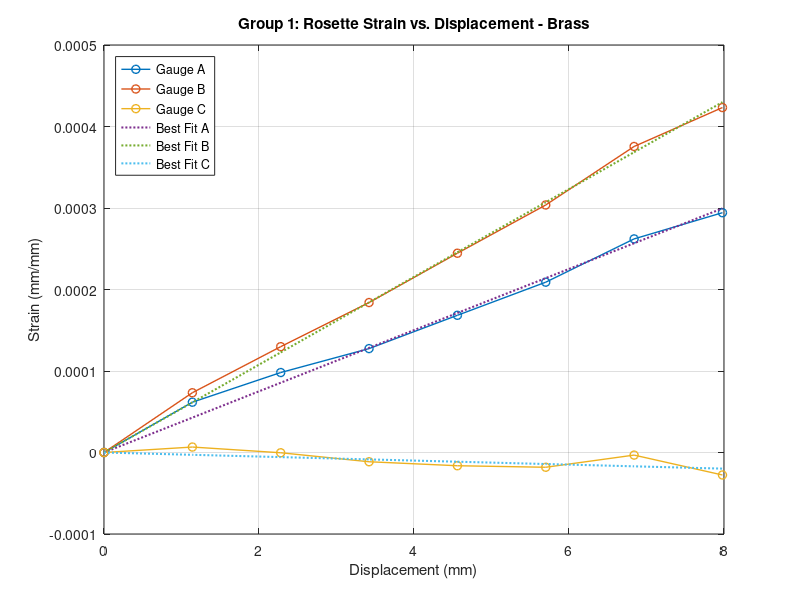

Here is the MATLAB script that generated this plot: (Note: this script raises an error after producing the figure.)
clear all, close all

% Import data from .mat file
data = load('lab2_group1_rosette.mat');
disp = data.disp'; % load displacement into array
strain = data.strain; % load strain into array
strainA = strain(:,1); strainB = strain(:,2); strainC = strain(:,3);

% Plot Strain vs. Displacement
plot(disp,[strainA,strainB,strainC],'-o','linewidth',1);
set(gcf,'Units','Normalized','OuterPosition',[0 0 1 1]); % expand window
xlabel('Displacement (mm)');
ylabel('Strain (mm/mm)');
title('Group 1: Rosette Strain vs. Displacement - Brass');
hold on, grid on

% Plot best-fit line
for i = 1:3 % loop through 3 strain data sets
    s(i) = disp\strain(:,i); % calculate slope of each line
    plot(disp,disp*(s(i)),':','linewidth',1.5); % plot best-fit lines
end
lgd1 = legend('Gauge A','Gauge B','Gauge C','Best Fit A','Best Fit B','Best Fit C','location','NorthWest');
lgd1.FontSize = 14; lgd1.FontName = 'Times New Roman';

% Calculate predicted strain (Pre-lab)
t = 0.135; % thickness of beam [in]; 3.42mm
w = 0.965; % width of beam [in]; 24.5mm
L = 9.941; % length of beam [in]; 25.25cm
l = 8.661; % length between gauge and micrometer [in]; 22cm
x = L - l; % x = L – l [in]
d = 8/25.4; % disp at tip [in]
epsilon = (3*(t/2)*(L-x)*d)/L^3; % compute predicted strain – same for 3 gauges

% Calculate measured strain at max disp using best fit line
% Slope of lines are already defined in Step 3: s(j) with j = 1, 2, 3 corresponds to slope A, B, C
sA = s(1)*8; % compute measured strain A at max disp 8mm based on best-fit line
sB = s(2)*8; % compute measured strain B at max disp 8mm based on best-fit line
sC = s(3)*8; % compute measured strain C at max disp 8mm based on best-fit line

% Compare the predicted strain (Pre-lab) and measured strain at max disp (best-fit line)
errorA = abs(100*(sA-epsilon)/epsilon); % calculate percent of difference for gauge A
errorB = abs(100*(sB-epsilon)/epsilon); % calculate percent of difference for gauge A
errorC = abs(100*(sC-epsilon)/epsilon); % calculate percent of difference for gauge A

txtA = ['\uparrow % Error Gauge A = ', num2str(errorA), ' %'];
txtB = ['% Error Gauge B = ', num2str(errorB), ' % \rightarrow '];
txtC = ['\downarrow % Error Gauge C = ', num2str(errorC), ' %'];

tA = text(4.56,0.000157,txtA); tA.FontSize = 14; tA.FontName = 'Times New Roman';
tB = text(1.7,0.000184,txtB); tB.FontSize = 14; tB.FontName = 'Times New Roman';
tC = text(4,0,txtC); tC.FontSize = 14; tC.FontName = 'Times New Roman';

% Calculate principal strains
ea = strain(:,1); % define strain of each gauge
eb = strain(:,2);
ec = strain(:,3);

% Calculate Mohr's circle parameters (Refer to Example 7-8 in textbook for rosette strain)
Gxy = 2*eb-(ea+ec); % shear strain
C = (ea+ec)/2; % average strain
R = sqrt(((ea-ec)/2).^2+(Gxy/2).^2); % radius of Mohr's circle
e1 = C + R; % principal strains
e2 = C - R;

% Plot principal strains
figure % New figure created to separate from Strain vs. Displacement plot in Step 3
plot(disp,e1,'r-o',disp,e2,'b-o','linewidth',1);
set(gcf,'Units','Normalized','OuterPosition',[0 0 1 1]); % expand window
xlabel('Displacement (mm)');
ylabel('Principal Strain (mm/mm)');
title('Group 1: Principal Strain vs. Displacement - Brass');
hold on, grid on

% Plot best-fit lines
slope1 = disp\e1; % Slope of best-fit lines
slope2 = disp\e2;
plot(disp,[disp*slope1,disp*slope2],':','linewidth',1.5);
lgd2 = legend('Principal Strain 1','Principal Strain 2','Best Fit 1','Best Fit 2','location','northwest');
lgd2.FontSize = 14; lgd2.FontName = 'Times New Roman';

% Calculate angle of maximum principal strain
theta = atand(Gxy/(ea-ec))/2; 

% Compare the measured angle of maximum principal strain with calculated one
measured_angle = 15.5; % your measured angle
error_angle = abs(100*(theta-measured_angle)/measured_angle);

% Calculate Poisson ratio
v = -e2(2:end)./e1(2:end);

txtbook_v = 0.34; % Poisson ratio of brass; pg 992
error_v = abs(100*(v-txtbook_v)/txtbook_v); % percent difference

% Compute averages for data 
Gxy_avg = mean(Gxy(2:end));
ps1 = mean(e1(2:end));
ps2 = mean(e2(2:end));
v_avg = mean(v); v_error = abs(100*(v_avg - 0.34)/0.34);
theta_avg = mean(theta(:,8)); theta_error = abs(100*(theta_avg - 15.5)/15.5);
R_avg = mean(R(2:end)); C_avg = mean(C(2:end));

fig_txt = ['Poisson' '''s Ratio = ', num2str(v_avg), newline...
    'Theta = ', num2str(theta_avg)];
fig_t = text(0.15,0.00025,fig_txt); fig_t.FontSize = 16; fig_t.FontName = 'Times New Roman';